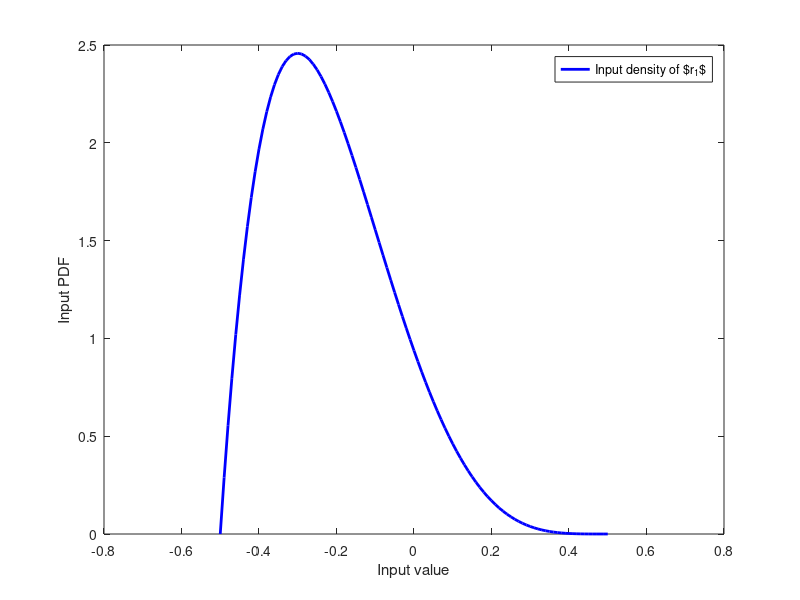

Write MATLAB code to recreate this figure. (Note: this script raises an error after producing the figure.)
%% Create input density plot for LorenzRV with r_1 Beta and r_2 Gamma distributed
clear; clc;
% generalized support
a=-0.5;
b=0.5;
xrangeBeta = a:0.01:b;
% for Beta distribution of r_1
alpha = 2; beta = 5;
% for Gamma distribution of r_2
gamma = 8;
shape = 1; % shape in gampdf and not rate (shape = 1/rate)
xrangeGamma = 0:0.01:25;
% %% Plot densities of r_1 and r_2
% % % Open Figure hist_genBeta25.fig if countercheck with histogram von
% % % "uq_getSample(M)" desired
% % h=get(gca, 'children');
% % counts = h.Values;
% % binCenters = (h.BinEdges(2:end)+h.BinEdges(1:end-1))/2;
% % binWidth = (h.BinEdges(2)-h.BinEdges(1));
% % barGenBeta25 = bar(binCenters,counts/(sum(counts)*binWidth),'FaceColor',[0 0 1],'EdgeColor',[0 0 1]);
% hold on;
% l1 = plot(xrangeBeta,betapdf((xrangeBeta-a)/(b-a),2,5),'b','LineWidth',2,'MarkerSize',2,'MarkerEdgeColor','b','MarkerFaceColor','b');
% l2 = plot(xrangeGamma, gampdf(xrangeGamma,8,1),'b--','LineWidth',2,'MarkerSize',2,'MarkerEdgeColor','b');
% xlabel('Input value');
% ylabel('Input PDF');
% ax.FontSize = 12;
% ax.Interpreter = 'latex';
% % % if counter check used
% % leg = legend([barGenBeta25 l1 l2],{'Normalized histogram','Input density of $r_1$','Input density of $r_2$'});
% leg = legend([l1 l2],{'Input density of $r_1$','Input density of $r_2$'});
% leg.Interpreter = 'latex';
% leg.FontSize= 12;
% leg.Location = 'Northeast';
% set(gca,'FontSize',12);
%% Plot input density of r_2
fig1 = figure(1)
l1 = plot(xrangeBeta,betapdf((xrangeBeta-a)/(b-a),2,5),'b','LineWidth',2,'MarkerSize',2,'MarkerEdgeColor','b','MarkerFaceColor','b');
xlabel('Input value');
ylabel('Input PDF');
ax.FontSize = 12;
ax.Interpreter = 'latex';
leg = legend([l1],{'Input density of $r_1$'});
leg.Interpreter = 'latex';
leg.FontSize= 12;
leg.Location = 'Northeast';
set(gca,'FontSize',12);
savefig(fig1,'inputPDF_genBeta25_suppMinus0K5_0K5.fig');
saveas(fig1,'inputPDF_genBeta25_suppMinus0K5_0K5.eps','epsc');
%% Plot input density of r_2
fig2 = figure(2)
l2 = plot(xrangeGamma, gampdf(xrangeGamma,8,1),'b','LineWidth',2,'MarkerSize',2,'MarkerEdgeColor','b');
xlabel('Input value');
ylabel('Input PDF');
ax.FontSize = 12;
ax.Interpreter = 'latex';
leg = legend(l2,{'Input density of $r_2$'});
leg.Interpreter = 'latex';
leg.FontSize= 12;
leg.Location = 'Northeast';
set(gca,'FontSize',12);
savefig(fig2,'inputPDF_Gamma81.fig');
saveas(fig2,'inputPDF_Gamma81.eps','epsc');